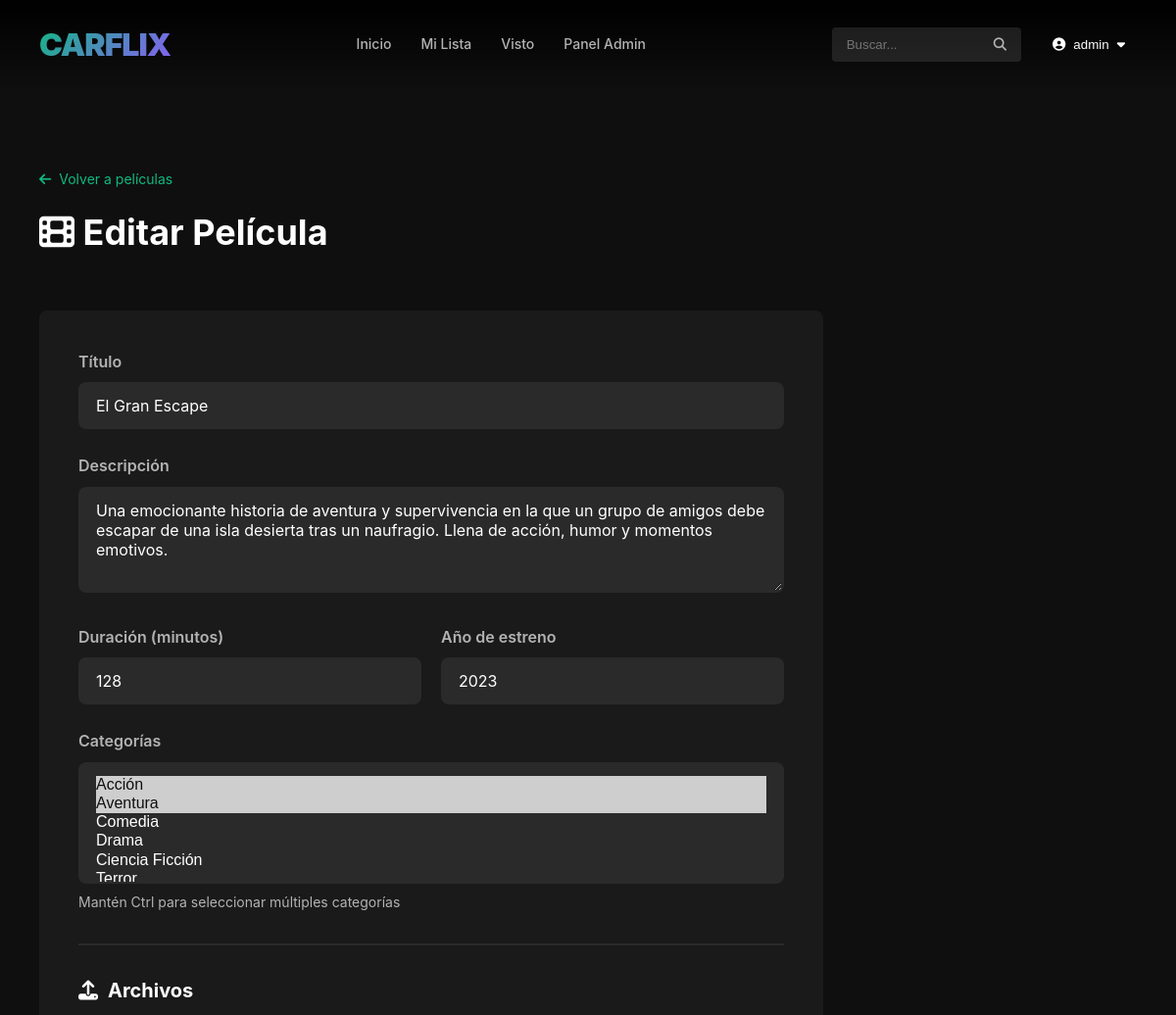
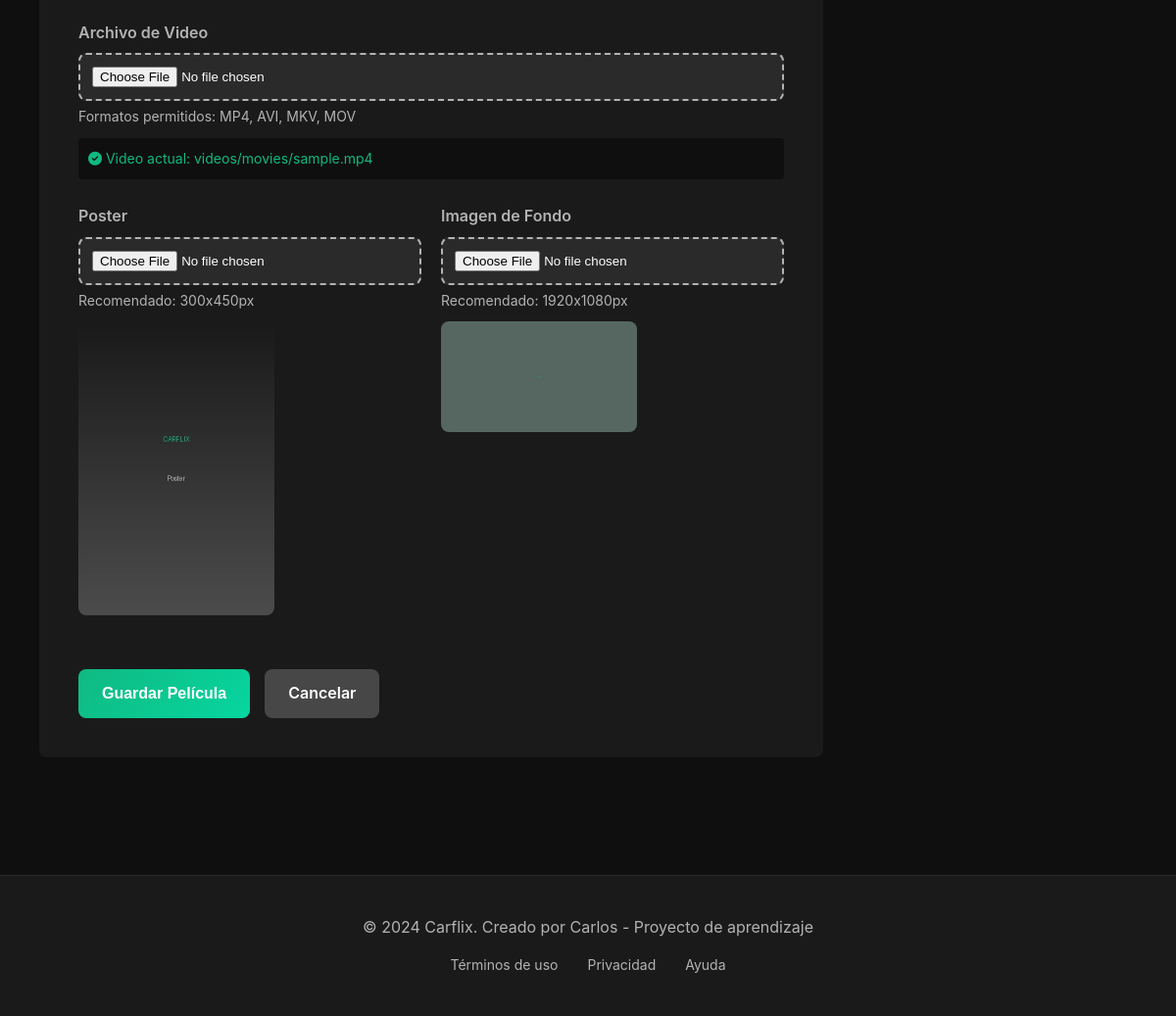
The page /admin/movie/edit/1 (signed in) on the database its author committed (2 pictures, top to bottom).
### app/models.py (models this page shows, shortened)
class User(UserMixin, db.Model):
    id = db.Column(db.Integer, primary_key=True)
    username = db.Column(db.String(64), unique=True, nullable=False, index=True)
    email = db.Column(db.String(120), unique=True, nullable=False, index=True)
    password_hash = db.Column(db.String(256))
    is_admin = db.Column(db.Boolean, default=False)
    profile_picture = db.Column(db.String(300), default='images/default-avatar.png')
    created_at = db.Column(db.DateTime, default=datetime.utcnow)
    favorite_movies = db.relationship('Movie', secondary=movie_favorites,
                                      backref=db.backref('favorited_by', lazy='dynamic'))
    favorite_series = db.relationship('Series', secondary=series_favorites,
                                      backref=db.backref('favorited_by', lazy='dynamic'))
    watched_movies = db.relationship('Movie', secondary=movie_watched,
                                     backref=db.backref('watched_by', lazy='dynamic'))
    watched_episodes = db.relationship('Episode', secondary=episode_watched,
                                       backref=db.backref('watched_by', lazy='dynamic'))

class Movie(db.Model):
    id = db.Column(db.Integer, primary_key=True)
    title = db.Column(db.String(200), nullable=False, index=True)
    description = db.Column(db.Text)
    duration = db.Column(db.Integer)  # Duración en minutos
    release_year = db.Column(db.Integer)
    video_path = db.Column(db.String(300), nullable=False)
    poster_path = db.Column(db.String(300))
    background_path = db.Column(db.String(300))
    created_at = db.Column(db.DateTime, default=datetime.utcnow)
    categories = db.relationship('Category', secondary=movie_categories,
                                 backref=db.backref('movies', lazy='dynamic'))

### app/routes.py (the view, shortened to what this page needs)
@app.route('/admin/movie/edit/<int:movie_id>', methods=['GET', 'POST'])
@login_required
@admin_required
def admin_edit_movie(movie_id):
    movie = Movie.query.get_or_404(movie_id)
    form = MovieForm(obj=movie)
    form.categories.choices = [(c.id, c.name) for c in Category.query.all()]
    if request.method == 'GET':
        form.categories.data = [c.id for c in movie.categories]
    return render_template('admin/movie_form.html', form=form, title='Editar Película', movie=movie)

### app/forms.py
class MovieForm(FlaskForm):
    title = StringField('Título', validators=[DataRequired(), Length(max=200)])
    description = TextAreaField('Descripción', validators=[Optional()])
    duration = IntegerField('Duración (minutos)', validators=[Optional()])
    release_year = IntegerField('Año de estreno', validators=[Optional()])
    video = FileField('Archivo de Video', validators=[
        FileAllowed(['mp4', 'avi', 'mkv', 'mov'], 'Solo se permiten archivos de video')
    ])
    poster = FileField('Poster', validators=[
        FileAllowed(['jpg', 'jpeg', 'png', 'gif', 'webp'], 'Solo se permiten imágenes')
    ])
    background = FileField('Imagen de Fondo', validators=[
        FileAllowed(['jpg', 'jpeg', 'png', 'gif', 'webp'], 'Solo se permiten imágenes')
    ])
    categories = SelectMultipleField('Categorías', coerce=int)
    submit = SubmitField('Guardar Película')

### app/models.py (called while the page is built)
@login_manager.user_loader
def load_user(user_id):
    return User.query.get(int(user_id))

### app/routes.py (called while the page is built)
def admin_required(f):
    @wraps(f)
    def decorated_function(*args, **kwargs):
        if not current_user.is_authenticated or not current_user.is_admin:
            flash('No tienes permisos para acceder a esta página', 'danger')
            return redirect(url_for('home'))
        return f(*args, **kwargs)
    return decorated_function

### app/templates/admin/movie_form.html (shortened to what this page needs)
{% extends "base.html" %}
{% block content %}
<div class="admin-page">
    <div class="admin-container">
        <div class="admin-header">
            <div>
                <a href="{{ url_for('admin_movies') }}" class="back-link">
                    <i class="fas fa-arrow-left"></i> Volver a películas
                </a>
                <h1><i class="fas fa-film"></i> {{ title }}</h1>
            </div>
        </div>
        <div class="form-container-admin">
            <form method="POST" enctype="multipart/form-data" class="admin-form">
                <div class="form-row">
                    <div class="form-group">
                        {{ form.title.label }}
                        {{ form.title(class="form-control") }}
                    </div>
                </div>
                <div class="form-group">
                    {{ form.description.label }}
                    {{ form.description(class="form-control", rows="4") }}
                </div>
                <div class="form-row">
                    <div class="form-group">
                        {{ form.duration.label }}
                        {{ form.duration(class="form-control") }}
                    </div>
                    <div class="form-group">
                        {{ form.release_year.label }}
                        {{ form.release_year(class="form-control") }}
                    </div>
                </div>
                <div class="form-group">
                    {{ form.categories.label }}
                    {{ form.categories(class="form-control-select", multiple=true, size=5) }}
                    <small class="form-text">Mantén Ctrl para seleccionar múltiples categorías</small>
                </div>
                <div class="form-divider">
                    <h3><i class="fas fa-upload"></i> Archivos</h3>
                </div>
                <div class="form-group">
                    {{ form.video.label }}
                    {{ form.video(class="form-control-file") }}
                    <small class="form-text">Formatos permitidos: MP4, AVI, MKV, MOV</small>
                    {% if movie and movie.video_path %}
                        <p class="current-file"><i class="fas fa-check-circle"></i> Video actual: {{ movie.video_path }}</p>
                    {% endif %}
                </div>
                <div class="form-row">
                    <div class="form-group">
                        {{ form.poster.label }}
                        {{ form.poster(class="form-control-file") }}
                        <small class="form-text">Recomendado: 300x450px</small>
                        {% if movie and movie.poster_path %}
                            <img src="{{ url_for('static', filename=movie.poster_path) }}" class="preview-image" alt="Poster actual">
                        {% endif %}
                    </div>
                    <div class="form-group">
                        {{ form.background.label }}
                        {{ form.background(class="form-control-file") }}
                        <small class="form-text">Recomendado: 1920x1080px</small>
                        {% if movie and movie.background_path %}
                            <img src="{{ url_for('static', filename=movie.background_path) }}" class="preview-image" alt="Fondo actual">
                        {% endif %}
                    </div>
                </div>
                <div class="form-actions">
                    {{ form.submit(class="btn btn-primary") }}
                    <a href="{{ url_for('admin_movies') }}" class="btn btn-secondary">Cancelar</a>
                </div>
            </form>
        </div>
    </div>
</div>
{% endblock %}

### app/templates/base.html (shortened to what this page needs)
<!DOCTYPE html>
<html lang="es">
<head>
    <link rel="stylesheet" href="{{ url_for('static', filename='css/style.css') }}">
    <link rel="stylesheet" href="https://cdnjs.cloudflare.com/ajax/libs/font-awesome/6.4.0/css/all.min.css">
</head>
<body>
    {% if current_user.is_authenticated %}
    <nav class="navbar">
        <div class="navbar-container">
            <a href="{{ url_for('home') }}" class="logo">CARFLIX</a>
            <div class="nav-links">
                <a href="{{ url_for('home') }}">Inicio</a>
                <a href="{{ url_for('my_list') }}">Mi Lista</a>
                <a href="{{ url_for('watched') }}">Visto</a>
                {% if current_user.is_admin %}
                <a href="{{ url_for('admin_dashboard') }}">Panel Admin</a>
                {% endif %}
            </div>
            <div class="nav-right">
                <form action="{{ url_for('search') }}" method="get" class="search-form">
                    <input type="text" name="q" placeholder="Buscar..." class="search-input">
                    <button type="submit" class="search-btn"><i class="fas fa-search"></i></button>
                </form>
                <div class="user-menu">
                    <button class="user-btn">
                        <i class="fas fa-user-circle"></i>
                        <span>{{ current_user.username }}</span>
                        <i class="fas fa-caret-down"></i>
                    </button>
                </div>
            </div>
        </div>
    </nav>
    {% endif %}
    <main class="main-content">
        {% block content %}{% endblock %}
    </main>
    <footer class="footer">
        <div class="footer-content">
            <p>&copy; 2024 Carflix. Creado por Carlos - Proyecto de aprendizaje</p>
            <div class="footer-links">
                <a href="#">Términos de uso</a>
                <a href="#">Privacidad</a>
                <a href="#">Ayuda</a>
            </div>
        </div>
    </footer>
</body>
</html>

### rows shown on the page
User: username "admin"
Movie: title "El Gran Escape", description "Una emocionante historia de aventura y supervivencia en la que un grupo de amigos debe escapar de una isla desierta tras un naufragio. Llena de acción, humor y momentos emotivos.", duration "128", release_year "2023", video_path "videos/movies/sample.mp4", poster_path (placeholder picture), background_path (placeholder picture)

### other values the page prints
{{ title }} "Editar Película"
